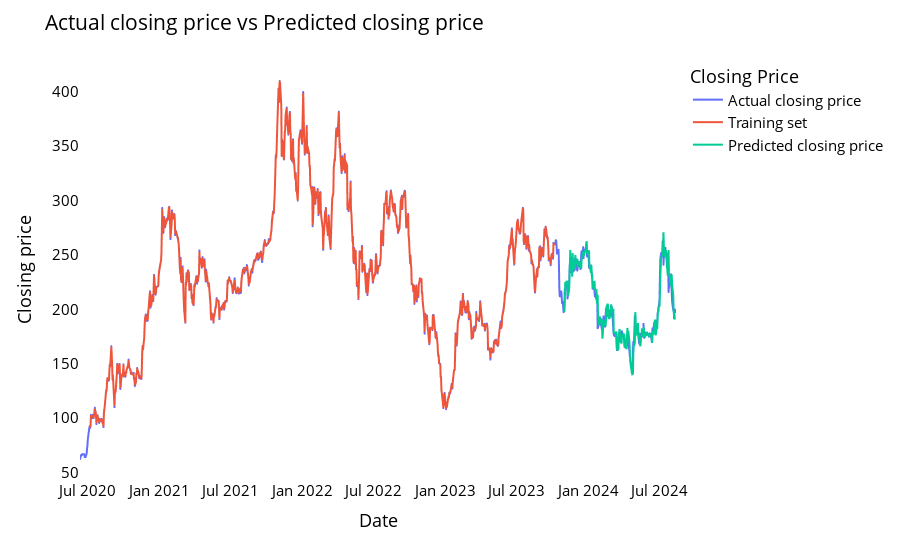

Notebook source saved alongside this figure:
### Code cell
# plotting

# shift train predictions for plotting
prev=time_step
plotTrain = np.empty_like(tsla_close_df)
plotTrain[:, :] = np.nan
plotTrain[prev:len(train_pred)+prev, :] = train_pred

# shift test predictions for plotting
plotTest = np.empty_like(tsla_close_df)
plotTest[:, :] = np.nan
plotTest[len(train_pred)+(prev*2)+1:len(tsla_close_df)-1, :] = test_pred

names = cycle(['Actual closing price','Training set','Predicted closing price'])

plotdf = pd.DataFrame({'date': close_stock.index,
                       'original_close': close_stock['Close'],
                      'train_predicted_close': plotTrain.reshape(1,-1)[0].tolist(),
                      'test_predicted_close': plotTest.reshape(1,-1)[0].tolist()})

fig = px.line(plotdf,x=plotdf['date'], y=[plotdf['original_close'],plotdf['train_predicted_close'],
                                          plotdf['test_predicted_close']],
              labels={'value':'Closing price','date': 'Date'})
fig.update_layout(title_text='Actual closing price vs Predicted closing price',
                  plot_bgcolor='white', font_size=15, font_color='black',legend_title_text='Closing Price')
fig.for_each_trace(lambda t:  t.update(name = next(names)))

fig.update_xaxes(showgrid=False)
fig.update_yaxes(showgrid=False)
fig.show()

### Figure 1 — Plotly figure (JSON) as saved in the notebook; plotly's stock layout.template omitted (floating-point values rounded to 4 significant figures; data arrays with more than 128 entries replaced by an {"elided": "..."} marker saying what was removed)
{"data": [{"hovertemplate": "variable=original_close<br>Date=%{x}<br>Closing price=%{y}<extra></extra>", "legendgroup": "original_close", "line": {"color": "#636efa", "dash": "solid"}, "marker": {"symbol": "circle"}, "mode": "lines", "name": "Actual closing price", "showlegend": true, "type": "scattergl", "x": {"elided": "1048 str values"}, "xaxis": "x", "y": {"elided": "1048 float values"}, "yaxis": "y"}, {"hovertemplate": "variable=train_predicted_close<br>Date=%{x}<br>Closing price=%{y}<extra></extra>", "legendgroup": "train_predicted_close", "line": {"color": "#EF553B", "dash": "solid"}, "marker": {"symbol": "circle"}, "mode": "lines", "name": "Training set", "showlegend": true, "type": "scattergl", "x": {"elided": "1048 str values"}, "xaxis": "x", "y": {"elided": "1048 float values"}, "yaxis": "y"}, {"hovertemplate": "variable=test_predicted_close<br>Date=%{x}<br>Closing price=%{y}<extra></extra>", "legendgroup": "test_predicted_close", "line": {"color": "#00cc96", "dash": "solid"}, "marker": {"symbol": "circle"}, "mode": "lines", "name": "Predicted closing price", "showlegend": true, "type": "scattergl", "x": {"elided": "1048 str values"}, "xaxis": "x", "y": {"elided": "1048 float values"}, "yaxis": "y"}], "layout": {"font": {"color": "black", "size": 15}, "legend": {"title": {"text": "Closing Price"}, "tracegroupgap": 0}, "margin": {"t": 60}, "plot_bgcolor": "white", "title": {"text": "Actual closing price vs Predicted closing price"}, "xaxis": {"anchor": "y", "domain": [0, 1], "showgrid": false, "title": {"text": "Date"}}, "yaxis": {"anchor": "x", "domain": [0, 1], "showgrid": false, "title": {"text": "Closing price"}}}}
